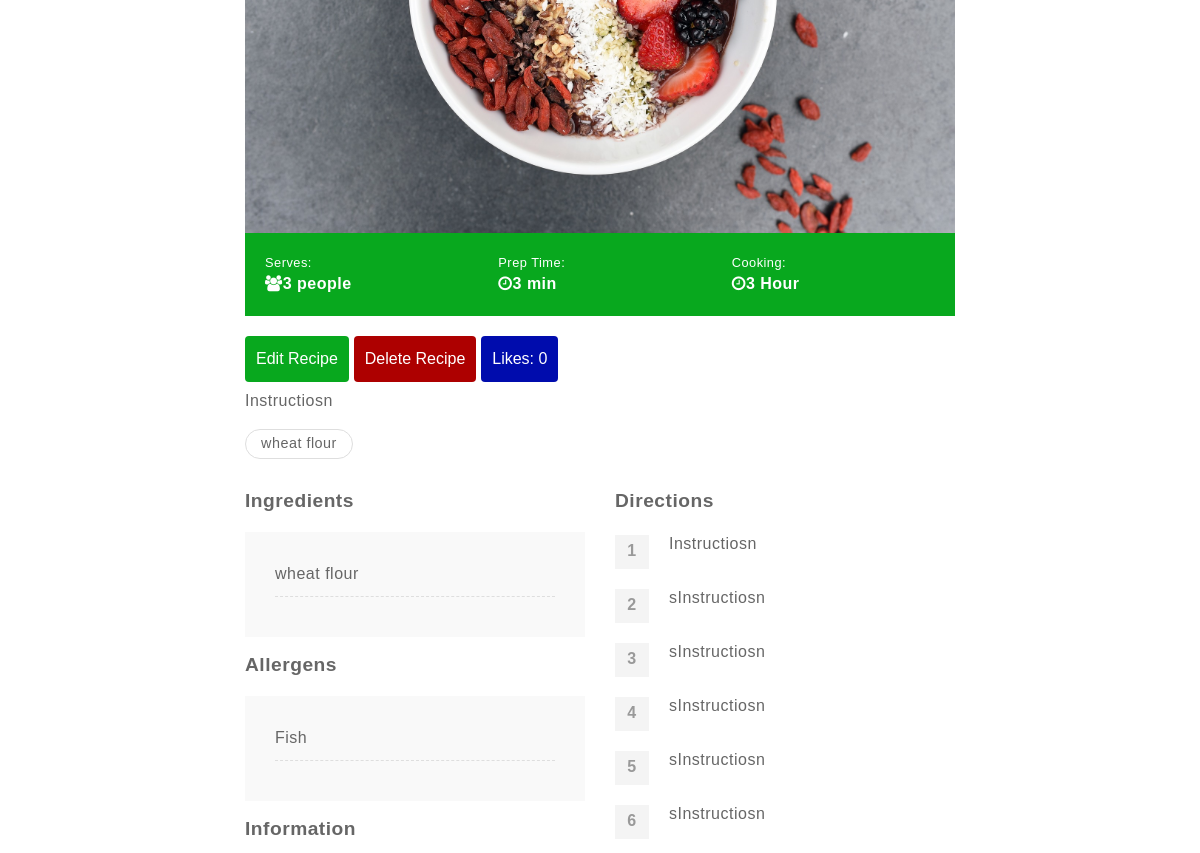
Before: /recipe/New recipe yo (signed in, middle part) with the older database file.
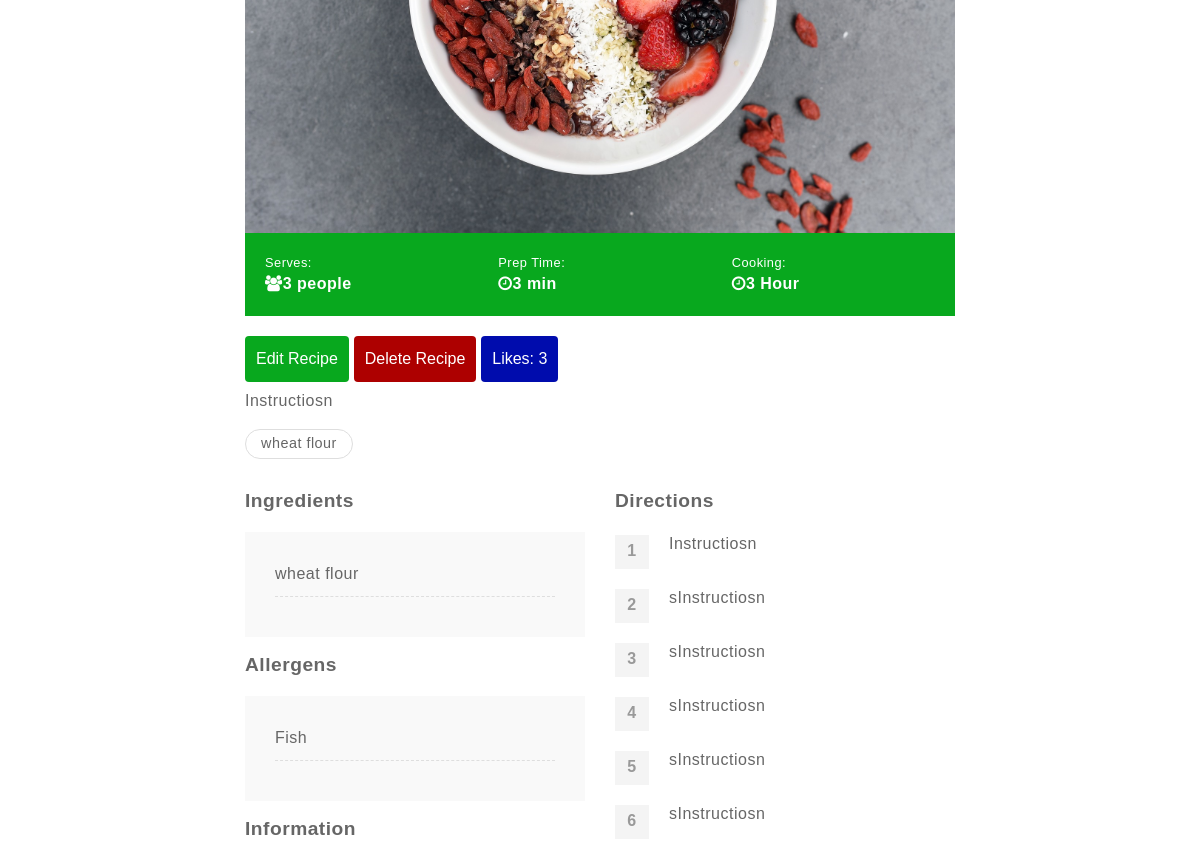
After: the same page with the newer database file.
### app/models.py (models this page shows, shortened)
class SearchableMixin(object):
    @classmethod
    def search(cls, expression, page, per_page):
        ids, total = query_index(cls.__tablename__, expression, page, per_page)
        if total == 0:
            return cls.query.filter_by(id=0), 0
        when = []
        for i in range(len(ids)):
            when.append((ids[i], i))
        return cls.query.filter(cls.id.in_(ids)).order_by(
            db.case(when, value=cls.id)), total

class Recipe(SearchableMixin, db.Model):
    __searchable__ = ['name']
    id = db.Column(db.Integer, primary_key=True)
    name = db.Column(db.String(64), index=True, unique=True)
    content = db.Column(db.String(50000))
    timestamp = db.Column(db.DateTime, index=True, default=datetime.utcnow)
    user_id = db.Column(db.Integer, db.ForeignKey('user.id'))
    cuisine_id = db.Column(db.Integer, db.ForeignKey('cuisine.id'))
    category_id = db.Column(db.Integer, db.ForeignKey('category.id'))
    calories = db.Column(db.Integer)
    carbohydrates = db.Column(db.Integer)
    proteins = db.Column(db.Integer)
    fats = db.Column(db.Integer)
    cholesterol = db.Column(db.Integer)
    serves_num_people = db.Column(db.Integer)
    time_to_prepare = db.Column(db.Integer)
    cooking_time = db.Column(db.Integer)
    image = db.Column(db.String(128))
    comments = db.relationship('Comment', backref='recipe', lazy='dynamic')
    upvotes = db.Column(db.Integer, default=0)
    _ingredients = db.relationship(
        "Ingredient",
        secondary=ingredients_in_recipe,
        back_populates="recipes")
    _allergens = db.relationship(
        "Allergen",
        secondary=allergens_in_recipe,
        back_populates="recipes")

### app/routes.py (the view)
@app.route('/recipe/<recipe_name>',methods=['GET','POST'])
def recipe(recipe_name):
    recipe = Recipe.query.filter_by(name=recipe_name).first_or_404()
    userIsAnAuthor = False
    comment_form = CommentForm()
    comments = Comment.query.filter_by(recipe_id=recipe.id).all()
    print(comments)
    if current_user.is_authenticated and current_user == recipe.author:
        userIsAnAuthor = True
    content = re.split(r' *[\.\?!][\'"\)\]]* *', recipe.content)
    short_summary = content[0]
    if comment_form.validate_on_submit():
        print(comment_form.data)
        created_comment = Comment(
            name = comment_form.name.data,
            email = comment_form.email.data,
            website = comment_form.website.data,
            comment = comment_form.comment.data,
            recipe_id= recipe.id
        )
        try:
            db.session.add(created_comment)
            db.session.commit()
            print("Comment was successfuly added")
        except:
            print("There was a DB error while saving Comment.")
    else:
        print("There was an error")
    return render_template("recipe_page.html", recipe=recipe, content=content, short_summary=short_summary, userIsAnAuthor=userIsAnAuthor,
    upvotes=recipe.upvotes, comments=comments, comment_form=comment_form, nutrition_facts=render_template("_nutrition_facts.html", recipe=recipe))

### app/models.py (called while the page is built)
@login.user_loader
def load_user(id):
    return User.query.get(int(id))

### app/templates/recipe_page.html (shortened to what this page needs)
{% extends 'base.html' %}
{% block app_content %}
<div class="recipe-detail">
    <div class="container">
        <div class="row justify-content-center">
            <div class="col-lg-8">
                <img src="{{ url_for('static', filename=recipe.image) }}" alt="Image of the Dish" id="page_image">
                <div class="info">
                    <div class="row">
                        <div class="col-lg-4 col-sm-4">
                            <p>Serves:</p>
                            <p><strong><i class="fa fa-users" aria-hidden="true"></i>{{ recipe.serves_num_people }}
                                    people</strong></p>
                        </div>
                        <div class="col-lg-4 col-sm-4">
                            <p>Prep Time:</p>
                            <p><strong><i class="fa fa-clock-o" aria-hidden="true"></i>{{ recipe.time_to_prepare }}
                                    min</strong></p>
                        </div>
                        <div class="col-lg-4 col-sm-4">
                            <p>Cooking:</p>
                            <p><strong><i class="fa fa-clock-o" aria-hidden="true"></i>{{ recipe.cooking_time }}
                                    Hour</strong></p>
                        </div>
                    </div>
                </div>
                <div>
                    {% if userIsAnAuthor %}
                    <button type="button" id="edit_btn" class="btn btn-default" >
                        <a class="a" href="{{url_for('edit_recipe', recipe_name=recipe.name)}}" >
                            Edit Recipe
                        </a>
                    </button>
                    <button type="button" id="delete_btn" class="btn btn-default" >
                        <a class="a" href="{{url_for('delete_recipe', recipe_name=recipe.name)}}" >
                            Delete Recipe
                        </a>
                    </button>
                    {% endif %}
                    {% if current_user.is_authenticated %}
                    <button type="button" id="upvote_btn" class="btn btn-default" data-recipe_name="{{ recipe.name }}">
                            Likes: {{ recipe.upvotes }}
                    </button>
                    {% endif %}
                </div>
                <div>
                    <p>{{ short_summary }}</p>
                </div>
                <div class="tag">
                    {% for ingredient in recipe._ingredients %}
                    <a href="#">{{ ingredient.name }}</a>
                    {% endfor %}
                </div>
                <div class="ingredient-direction">
                    <div class="row">
                        <div class="col-lg-6 col-sm-6">
                            <h3>Ingredients</h3>
                            <ul class="ingredients">
                                {% for ingredient in recipe._ingredients %}
                                <li>
                                    {{ ingredient.name }}
                                </li>
                                {% endfor %}
                            </ul>
                            <h3>Allergens</h3>
                            <ul class="ingredients">
                                {% for allergen in recipe._allergens %}
                                <li>
                                    {{ allergen.name }}
                                </li>
                                {% endfor %}
                            </ul>
                            <h3>Information</h3>
                        </div>
                        <div class="col-lg-6 col-sm-6">
                            <h3>Directions</h3>
                            <ol class="directions">
                                {% for step in content %}
                                <li>{{ step }}</li>
                                {% endfor %}
                            </ol>
                        </div>
                    </div>
                </div>
        </div>
    </div>
</div>
</div>
{% endblock %}

Changed rows visible on the page:
changed Recipe: upvotes "0" → "3"
